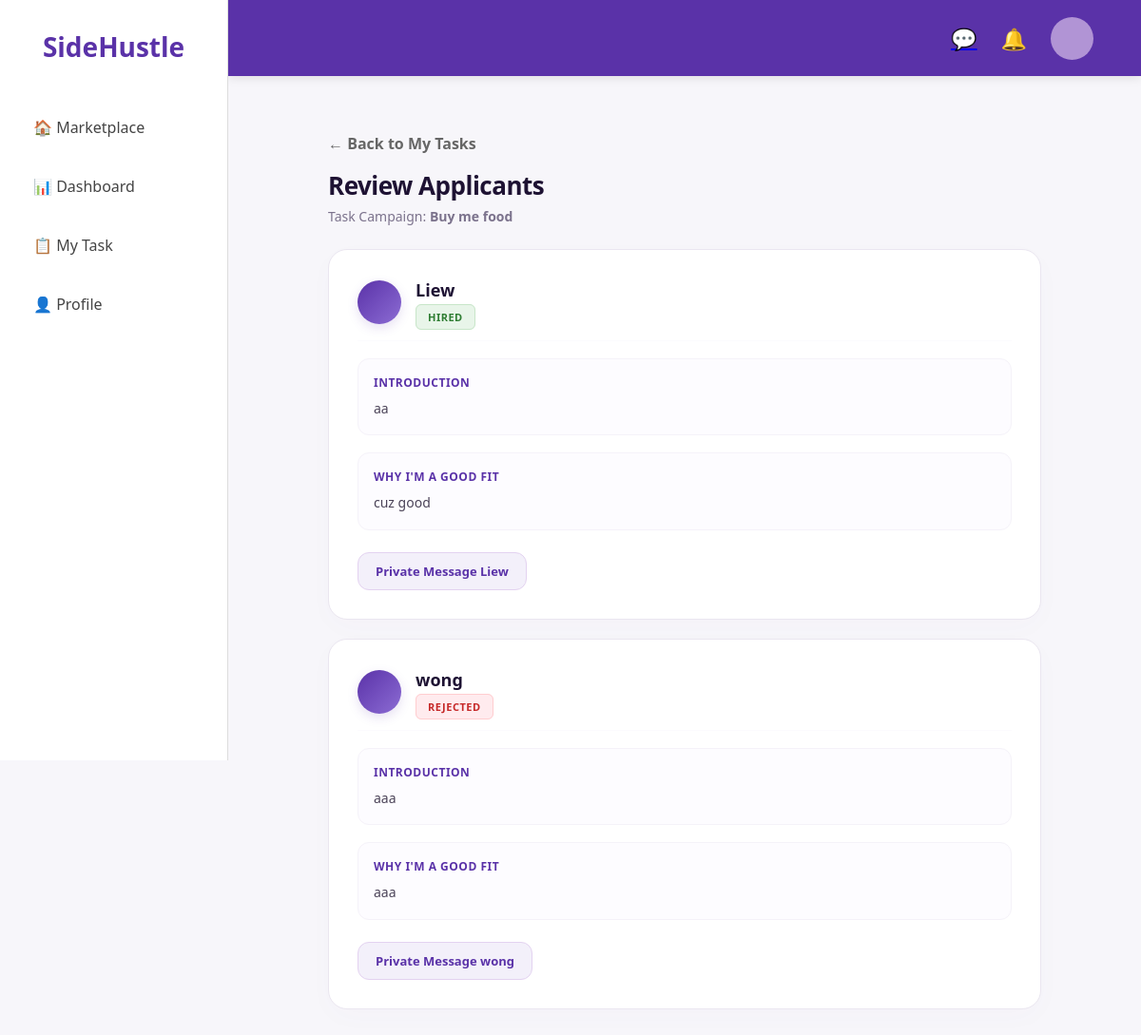
Screenshot of /view_applicants/1 (signed in) with the database file from the repository.
### app.py (models this page shows, shortened)
class Task(db.Model):
    id = db.Column(db.Integer, primary_key=True)
    title = db.Column(db.String(100), nullable=False)
    price = db.Column(db.Float, nullable=False)
    description = db.Column(db.Text, nullable=False)
    category = db.Column(db.String(50), nullable=False)
    status = db.Column(db.String(20), default='Available')
    user = db.Column(db.String(50))
    tasker = db.Column(db.String(50))
    deadline = db.Column(db.String(50))
    capacity = db.Column(db.Integer, default=1)
    progress = db.Column(db.Integer, default=0)
    urgent = db.Column(db.Boolean, default=False)
    is_negotiable = db.Column(db.Boolean, default=False)

class Application(db.Model):
    id = db.Column(db.Integer, primary_key=True)
    task_id = db.Column(db.Integer, db.ForeignKey('task.id'), nullable=False)
    applicant_username = db.Column(db.String(50), nullable=False)
    intro = db.Column(db.Text)
    reason = db.Column(db.Text)
    status = db.Column(db.String(20), default='Pending')

### app.py (the view)
@app.route('/view_applicants/<int:task_id>')
def view_applicants(task_id):
    if 'user_id' not in session:
        return redirect(url_for('login'))
    user = db.session.get(User, session['user_id'])
    task = Task.query.get_or_404(task_id)
    if task.user != user.username:
        flash("You are not authorized to view applicants for this task.")
        return redirect(url_for('my_task'))
    apps = Application.query.filter_by(task_id=task.id).all()
    return render_template('view_applicants.html', task=task, apps=apps, user=user)

### app.py (called while the page is built, shortened)
@app.template_filter('time_ago')
def time_ago(value):
    if not value:
        return "Just Now"
    now = datetime.now()
    diff = now - value
    second_diff = diff.seconds
    day_diff = diff.days
    if day_diff < 0:
        return "Just Now"
    if day_diff == 0:
        if second_diff < 10:
            return "Just Now"
        if second_diff < 60:
            return f"{second_diff} seconds ago"
        if second_diff < 120:
            return "a minute ago"
        if second_diff < 3600:
            return f"{second_diff // 60} minutes ago"
        if second_diff < 7200:
            return "an hour ago"
        if second_diff < 86400:
            return f"{second_diff // 3600} hours ago"

@app.context_processor
def inject_notifications():
    if 'user_id' in session:
        current_user = User.query.get(session['user_id'])
        if current_user:
            user_notifications = Notification.query.filter_by(
                user_id=current_user.id
            ).order_by(Notification.id.desc()).limit(5).all()
            return dict(notifications=user_notifications)
        else:
            session.pop('user_id', None)
    return dict(notifications=[])

@app.context_processor
def inject_global_private_unread_count():
    if 'user_id' in session:
        try:
            current_user = User.query.get(session['user_id'])
            if current_user:
                count = DirectMessage.query.filter_by(
                    receiver_username=current_user.username,
                    is_read=False
                ).count()
                return dict(total_unread=count)
        except Exception:
            pass
    return dict(total_unread=0)

### templates/view_applicants.html (shortened to what this page needs)
{% extends "base.html" %}
{% block content %}
<div class="container applicant-review-container" style="max-width: 750px; padding: 20px 0;"> <a href="{{ url_for('my_task') }}" class="back-link">← Back to My Tasks</a>
    <h1 class="review-header-title" style="font-size: 26px; margin-bottom: 5px;">Review Applicants</h1>
    <p class="review-subtitle-meta" style="font-size: 14px; margin-bottom: 25px;">Task Campaign: <strong>{{ task.title }}</strong></p>
    {% if not apps %}
        <div class="applicant-card" style="text-align: center; padding: 50px; justify-content: center;">
            <p style="color: #7b728c; font-size: 14px;">😴 No entries recorded. No one has applied for this task yet.</p>
        </div>
    {% else %}
        <div style="display: flex; flex-direction: column; gap: 20px;"> {% for app in apps %}
            <div class="applicant-card" style="padding: 30px; border-radius: 20px; gap: 18px;"> <div class="applicant-profile-row" style="padding-bottom: 15px; margin-bottom: 0;">
                    <div class="applicant-meta-wrapper" style="gap: 15px;">
                        <div class="applicant-avatar-sphere" style="width: 46px; height: 46px;"></div>
                        <div class="applicant-title-info">
                            <h3 style="font-size: 18px !important; margin-bottom: 4px;">{{ app.applicant_username }}</h3>
                            <span class="status-pill
                                {% if app.status == 'Rejected' %}status-rejected
                                {% elif app.status == 'Hired' %}status-hired
                                {% else %}status-pending{% endif %}" style="padding: 5px 12px; font-size: 11px;">
                                {{ app.status }}
                            </span>
                        </div>
                    </div>
                </div>
                <div class="response-block" style="padding: 16px; border-radius: 12px;">
                    <strong>Introduction</strong>
                    <p style="font-size: 14px; margin-top: 4px;">{{ app.intro if app.intro else 'No introduction provided.' }}</p>
                </div>
                <div class="response-block" style="padding: 16px; border-radius: 12px;">
                    <strong>Why I'm a good fit</strong>
                    <p style="font-size: 14px; margin-top: 4px;">{{ app.reason if app.reason else 'No justification provided.' }}</p>
                </div>
                <div class="applicant-actions-wrapper" style="display: flex; justify-content: flex-end; align-items: center; gap: 12px; margin-top: 5px;">
                    <a href="{{ url_for('private_chat', username=app.applicant_username) }}" class="btn-message-pm" style="margin-right: auto;">
                    Private Message {{ app.applicant_username }}
                    </a>
                </div>
            </div> {% endfor %}
        </div>
    {% endif %}
</div>
{% endblock %}

### static/style.css (style rules this page uses)
* { box-sizing: border-box; margin: 0; padding: 0; }
body { font-family: 'Segoe UI', Roboto, Helvetica, Arial, sans-serif; background-color: #f7f6fa; color: #2d263b; overflow-x: hidden; }
.back-link { text-decoration: none; color: #666; font-weight: bold; margin-bottom: 20px; }
.applicant-review-container { max-width: 800px; margin: 0 auto; padding: 20px 0; }
.review-header-title { font-size: 28px; font-weight: 700; color: #1e1233; letter-spacing: -0.5px; margin-top: 15px; }
.review-subtitle-meta { color: #7b728c; font-size: 15px; margin-bottom: 30px; }
.applicant-card { background: #ffffff; border-radius: 24px; padding: 30px; border: 1px solid #eae6f0; box-shadow: 0 8px 30px rgba(90, 50, 168, 0.02); min-height: unset !important; display: flex; flex-direction: column; gap: 20px; }
.applicant-profile-row { display: flex; align-items: center; justify-content: space-between; padding-bottom: 15px; border-bottom: 1px solid #fcfbfe; }
.applicant-meta-wrapper { display: flex; align-items: center; gap: 15px; }
.applicant-avatar-sphere { background: linear-gradient(135deg, #5a32a8, #8c6cd4); width: 48px; height: 48px; border-radius: 50%; box-shadow: 0 4px 12px rgba(90, 50, 168, 0.15); }
.applicant-title-info h3 { font-family: system-ui, -apple-system, sans-serif !important; font-size: 18px !important; font-weight: 700 !important; color: #1e1233 !important; margin-bottom: 3px; }
.status-pill { font-size: 11px; font-weight: 800; text-transform: uppercase; padding: 5px 12px; border-radius: 6px; letter-spacing: 0.5px; }
.status-hired { background: #e8f5e9; color: #2e7d32; border: 1px solid #c8e6c9; }
.status-rejected { background: #ffebee; color: #c62828; border: 1px solid #ffcdcf; }
.response-block { background: #fdfcff; padding: 20px; border-radius: 16px; border: 1px solid #f5f2f9; }
.response-block strong { display: block; font-size: 12px; text-transform: uppercase; letter-spacing: 0.5px; color: #5a32a8; margin-bottom: 8px; }
.response-block p { font-size: 14px; color: #4a4257; line-height: 1.6; }
.applicant-actions-wrapper { display: flex; justify-content: flex-end; gap: 12px; margin-top: 5px; }
.btn-message-pm { display: inline-flex; align-items: center; gap: 6px; background-color: #f3f0fa; color: #5a32a8; padding: 10px 18px; border-radius: 12px; font-size: 13px; font-weight: 700; text-decoration: none !important; border: 1px solid #e3d2f0; transition: all 0.2s ease; cursor: pointer; }

### rows the page displays
Task: title "Buy me food"
Application: applicant_username "Liew", status "HIRED", intro "aa", reason "cuz good"
Application: applicant_username "wong", status "REJECTED", intro "aaa", reason "aaa"
